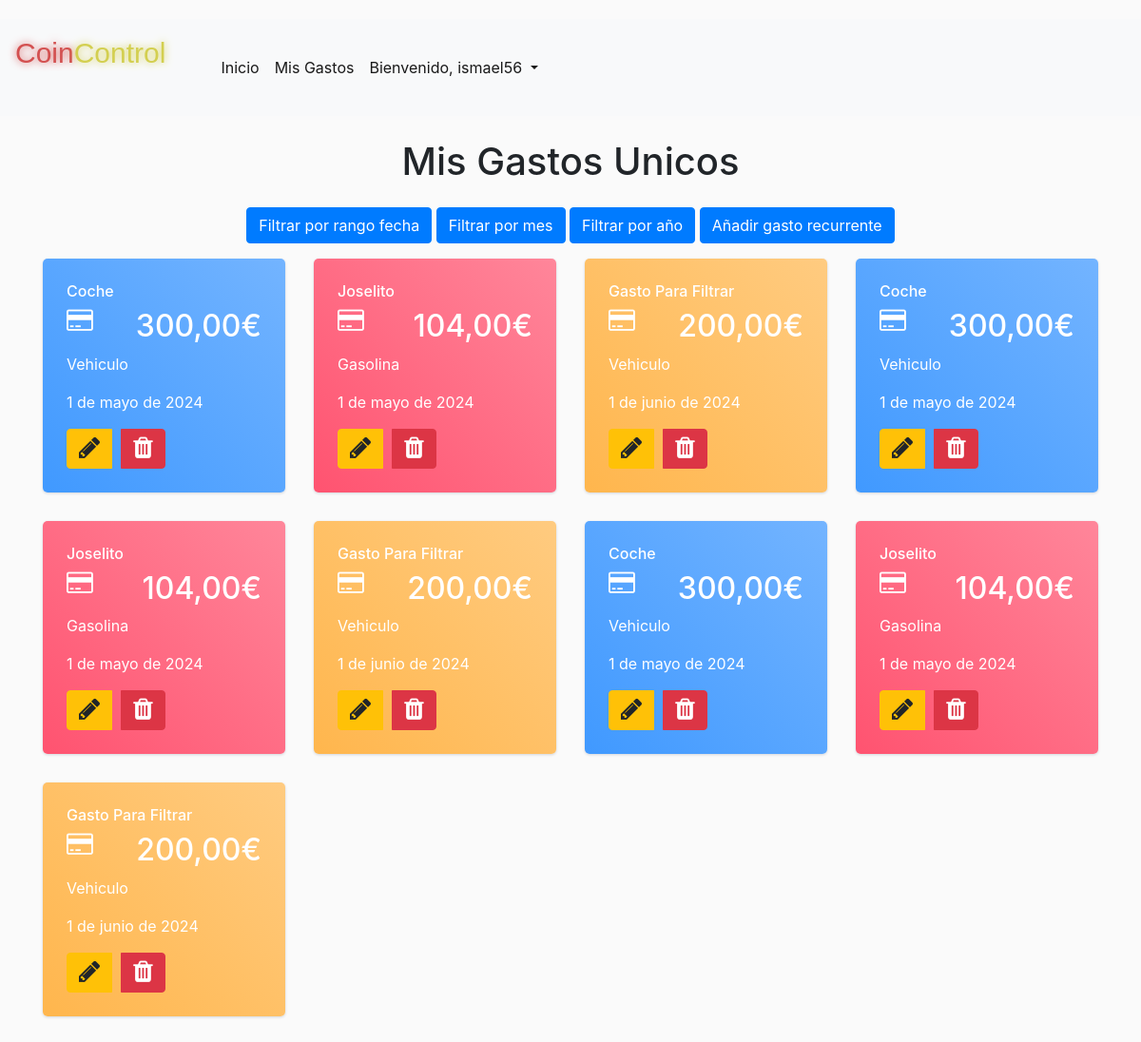
/mis_gastos/unicos (signed in), run on an earlier commit of the app's database.
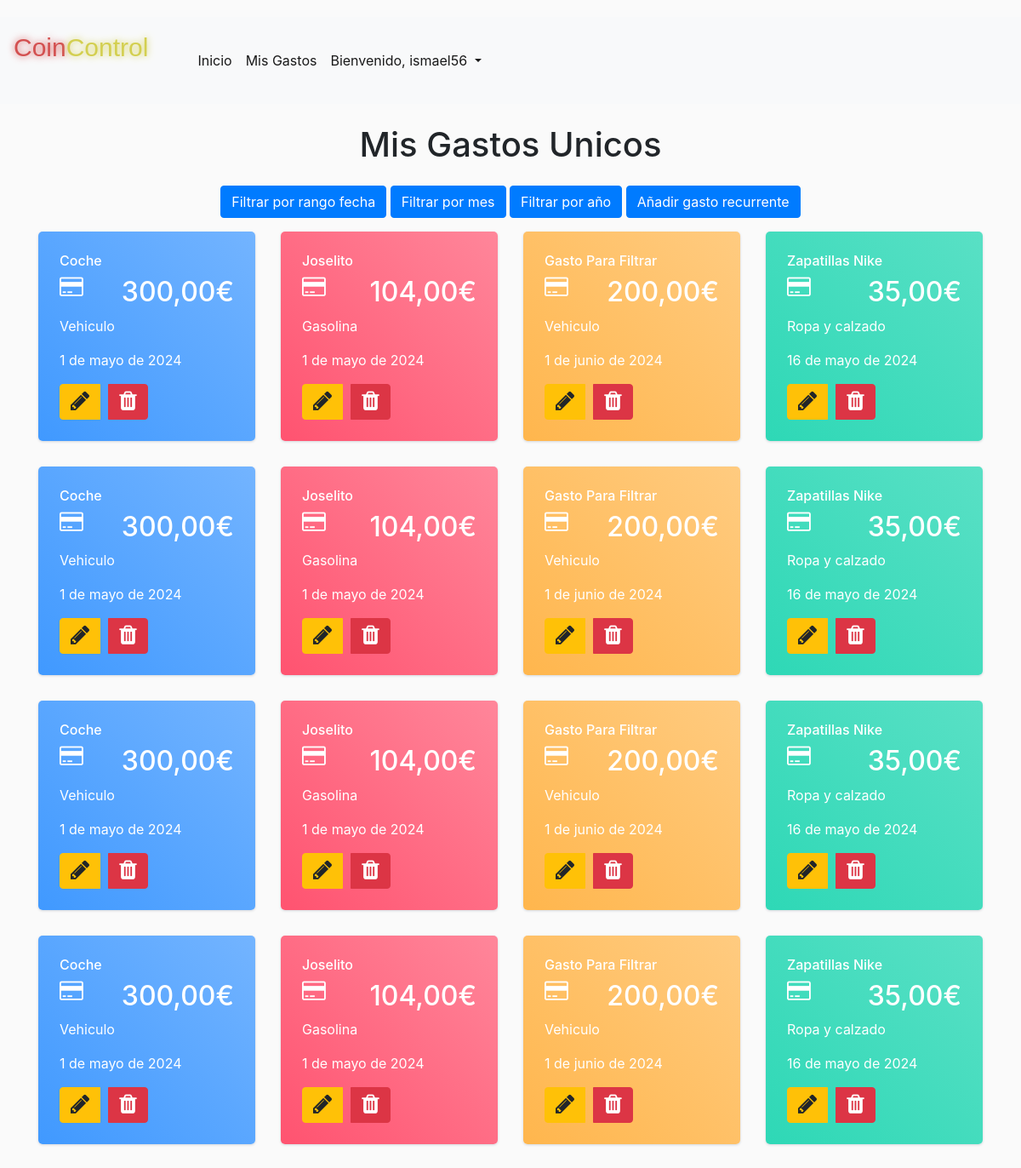
And on a later commit of the database.
### CoinControllapp/models.py (models this page shows, shortened)
class Gasto(models.Model):
    nombre = models.CharField(max_length=100)
    cantidad = models.DecimalField(max_digits=10, decimal_places=2)
    fecha = models.DateField()
    fechaFin =models.DateField(null=True,blank=True)
    categoria = models.CharField(max_length=100)
    notas = models.TextField(blank=True)
    usuario = models.ForeignKey(User, on_delete=models.CASCADE)
    pagoUnico = models.BooleanField(default=False)
    frecuencia_choices = [
        ('mensual', 'Mensual'),
        ('semanal', 'Semanal'),
        ('anual', 'Anual'),
    ]
    frecuencia = models.CharField(max_length=10, choices=frecuencia_choices, blank=True, null=True)

### CoinControllapp/views_gastos.py (the view)
# urls.py: path('mis_gastos/unicos',views_gastos.gastosUnicos_view,name='gastos_unico'),
@login_required
def gastosUnicos_view(request):
    gastos = Gasto.objects.filter(usuario=request.user,fechaFin__isnull= True)
    return render(request, 'mis_gastos_unicos.html', {'gastos': gastos})

### CoinControllapp/templates/mis_gastos_unicos.html (shortened to what the changed rows need)
{% extends 'base.html' %} {% block content %}
<div class="container">
    <h1 class="mt-4 mb-4 text-center">Mis Gastos Unicos</h1>
    <div class="row">
        {% for gasto in gastos %}
        {% for gasto in gastos %}
        {% if forloop.counter0|divisibleby:4 %}
        <div class="col-md-4 col-xl-3">
            <div class="card bg-c-blue order-card">
                <div class="card-block">
                    <h6 class="m-b-20">{{ gasto.nombre }}</h6>
                    <h2 class="text-right"><i class="fa fa-credit-card f-left"></i><span>{{ gasto.cantidad }}€</span>
                    </h2>
                    <p class="m-b-0">{{ gasto.categoria }}</p>
                    <p class="m-b-0">{{ gasto.fecha }}</p>
                    <div class="btn-group" role="group" aria-label="Botones de acción">
                        <a href="{% url 'editar_gasto_unico_view' gasto.id %}" class="btn btn-warning" role="button" title="Editar"><i class="fa fa-pencil"></i></a>
                        <div class="btn-group-divider" style="width: 10px;"></div>
                        <a href="{% url 'borrar_gasto_unico' gasto.id %}" class="btn btn-danger" role="button" title="Borrar"><i class="fa fa-trash"></i></a>
                    </div>
                </div>
            </div>
        </div>
        {% elif forloop.counter0|divisibleby:3 %}
        <div class="col-md-4 col-xl-3">
            <div class="card bg-c-green order-card">
                <div class="card-block">
                    <h6 class="m-b-20">{{ gasto.nombre }}</h6>
                    <h2 class="text-right"><i class="fa fa-credit-card f-left"></i><span>{{ gasto.cantidad }}€</span>
                    </h2>
                    <p class="m-b-0">{{ gasto.categoria }}</p>
                    <p class="m-b-0">{{ gasto.fecha }}</p>
                    <div class="btn-group" role="group" aria-label="Botones de acción">
                        <a href="{% url 'editar_gasto_unico_view' gasto.id %}" class="btn btn-warning" role="button" title="Editar"><i class="fa fa-pencil"></i></a>
                        <div class="btn-group-divider" style="width: 10px;"></div>
                        <a href="{% url 'borrar_gasto_unico' gasto.id %}" class="btn btn-danger" role="button" title="Borrar"><i class="fa fa-trash"></i></a>
                    </div>
                </div>
            </div>
        </div>
        {% elif forloop.counter0|divisibleby:2 %}
        <div class="col-md-4 col-xl-3">
            <div class="card bg-c-yellow order-card">
                <div class="card-block">
                    <h6 class="m-b-20">{{ gasto.nombre }}</h6>
                    <h2 class="text-right"><i class="fa fa-credit-card f-left"></i><span>{{ gasto.cantidad }}€</span>
                    </h2>
                    <p class="m-b-0">{{ gasto.categoria }}</p>
                    <p class="m-b-0">{{ gasto.fecha }}</p>
                    <div class="btn-group" role="group" aria-label="Botones de acción">
                        <a href="{% url 'editar_gasto_unico_view' gasto.id %}" class="btn btn-warning" role="button" title="Editar"><i class="fa fa-pencil"></i></a>
                        <div class="btn-group-divider" style="width: 10px;"></div>
                        <a href="{% url 'borrar_gasto_unico' gasto.id %}" class="btn btn-danger" role="button" title="Borrar"><i class="fa fa-trash"></i></a>
                    </div>
                </div>
            </div>
        </div>
        {% else %}
        <div class="col-md-4 col-xl-3">
            <div class="card bg-c-pink order-card">
                <div class="card-block">
                    <h6 class="m-b-20">{{ gasto.nombre }}</h6>
                    <h2 class="text-right"><i class="fa fa-credit-card f-left"></i><span>{{ gasto.cantidad }}€</span>
                    </h2>
                    <p class="m-b-0">{{ gasto.categoria }}</p>
                    <p class="m-b-0">{{ gasto.fecha }}</p>
                    <div class="btn-group" role="group" aria-label="Botones de acción">
                        <a href="{% url 'editar_gasto_unico_view' gasto.id %}" class="btn btn-warning" role="button" title="Editar"><i class="fa fa-pencil"></i></a>
                        <div class="btn-group-divider" style="width: 10px;"></div>
                        <a href="{% url 'borrar_gasto_unico' gasto.id %}" class="btn btn-danger" role="button" title="Borrar"><i class="fa fa-trash"></i></a>
                    </div>
                </div>
            </div>
        </div>
        {% endif %}
        {% endfor %}
        {% endfor %}
    </div>
</div>
{% endblock %}

What changed in the data, as far as the page shows it:
added Gasto: nombre "Zapatillas Nike", cantidad "35,00", categoria "Ropa y calzado", fecha "16 de mayo de 2024", Gasto (nombre "Coche", cantidad "300,00", categoria "Vehiculo", fecha "1 de mayo de 2024"), Gasto (nombre "Joselito", cantidad "104,00", categoria "Gasolina", fecha "1 de mayo de 2024"), Gasto (nombre "Gasto Para Filtrar", cantidad "200,00", categoria "Vehiculo", fecha "1 de junio de 2024")
